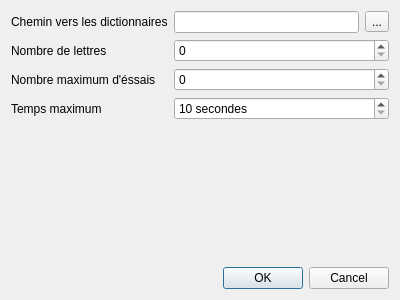
<?xml version="1.0" encoding="UTF-8"?>
<ui version="4.0">
 <class>OptionsDialog</class>
 <widget class="QDialog" name="OptionsDialog">
  <property name="geometry">
   <rect>
    <x>0</x>
    <y>0</y>
    <width>400</width>
    <height>300</height>
   </rect>
  </property>
  <property name="windowTitle">
   <string>Dialog</string>
  </property>
  <layout class="QGridLayout" name="gridLayout">
   <item row="0" column="0">
    <layout class="QFormLayout" name="formLayout">
     <item row="0" column="0">
      <widget class="QLabel" name="label_2">
       <property name="text">
        <string>Chemin vers les dictionnaires</string>
       </property>
      </widget>
     </item>
     <item row="0" column="1">
      <layout class="QHBoxLayout" name="horizontalLayout">
       <item>
        <widget class="QLineEdit" name="lineEditDicosPath"/>
       </item>
       <item>
        <widget class="QToolButton" name="toolButtonSelectDicosPath">
         <property name="text">
          <string>...</string>
         </property>
        </widget>
       </item>
      </layout>
     </item>
     <item row="1" column="0">
      <widget class="QLabel" name="label">
       <property name="text">
        <string>Nombre de lettres</string>
       </property>
      </widget>
     </item>
     <item row="1" column="1">
      <widget class="QSpinBox" name="spinBoxLettersCount">
       <property name="maximumSize">
        <size>
         <width>16777215</width>
         <height>16777215</height>
        </size>
       </property>
      </widget>
     </item>
     <item row="2" column="0">
      <widget class="QLabel" name="label_3">
       <property name="text">
        <string>Nombre maximum d'éssais</string>
       </property>
      </widget>
     </item>
     <item row="2" column="1">
      <widget class="QSpinBox" name="spinBoxMaxTriesCount"/>
     </item>
     <item row="3" column="0">
      <widget class="QLabel" name="label_4">
       <property name="text">
        <string>Temps maximum</string>
       </property>
      </widget>
     </item>
     <item row="3" column="1">
      <widget class="QSpinBox" name="spinBoxDuration">
       <property name="suffix">
        <string> secondes</string>
       </property>
       <property name="minimum">
        <number>10</number>
       </property>
       <property name="maximum">
        <number>999999999</number>
       </property>
      </widget>
     </item>
    </layout>
   </item>
   <item row="1" column="0">
    <widget class="QLabel" name="labelStatus">
     <property name="text">
      <string/>
     </property>
    </widget>
   </item>
   <item row="2" column="0">
    <widget class="QDialogButtonBox" name="buttonBox">
     <property name="orientation">
      <enum>Qt::Horizontal</enum>
     </property>
     <property name="standardButtons">
      <set>QDialogButtonBox::Cancel|QDialogButtonBox::Ok</set>
     </property>
    </widget>
   </item>
  </layout>
 </widget>
 <resources/>
 <connections>
  <connection>
   <sender>buttonBox</sender>
   <signal>accepted()</signal>
   <receiver>OptionsDialog</receiver>
   <slot>accept()</slot>
   <hints>
    <hint type="sourcelabel">
     <x>248</x>
     <y>254</y>
    </hint>
    <hint type="destinationlabel">
     <x>157</x>
     <y>274</y>
    </hint>
   </hints>
  </connection>
  <connection>
   <sender>buttonBox</sender>
   <signal>rejected()</signal>
   <receiver>OptionsDialog</receiver>
   <slot>reject()</slot>
   <hints>
    <hint type="sourcelabel">
     <x>316</x>
     <y>260</y>
    </hint>
    <hint type="destinationlabel">
     <x>286</x>
     <y>274</y>
    </hint>
   </hints>
  </connection>
 </connections>
</ui>
